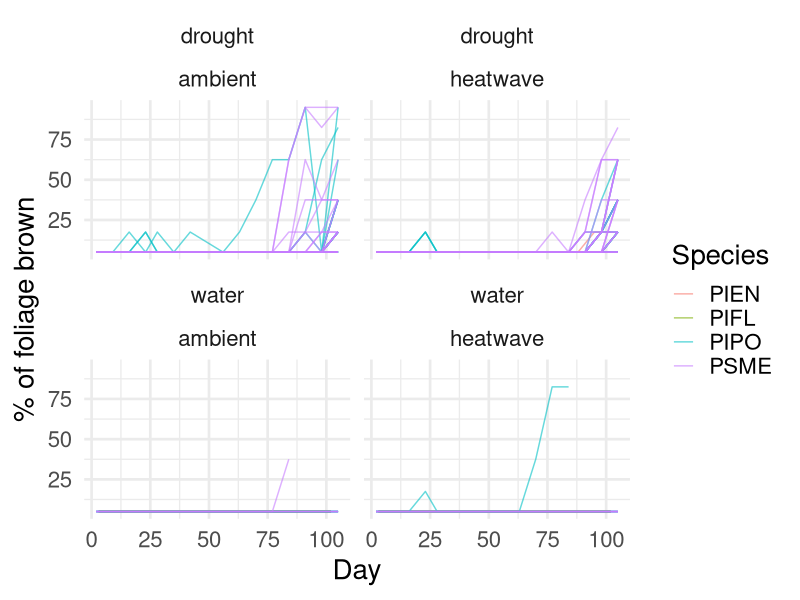
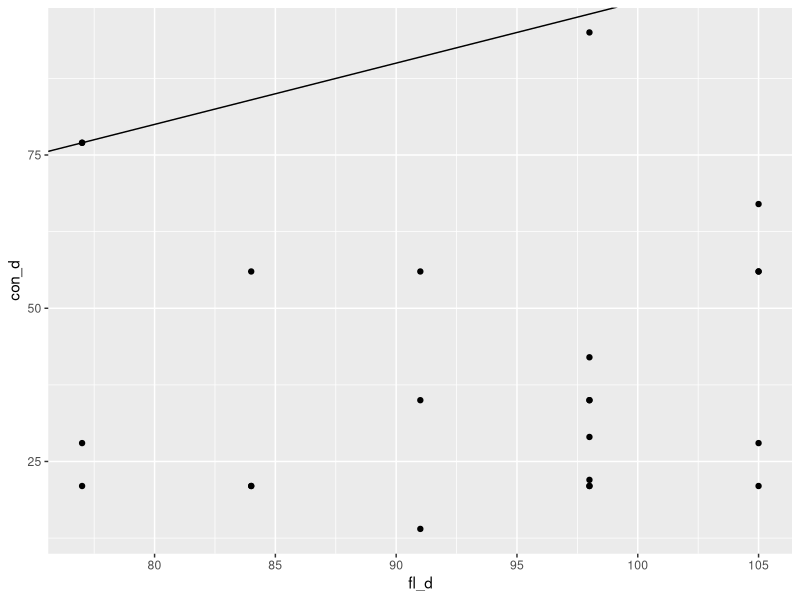
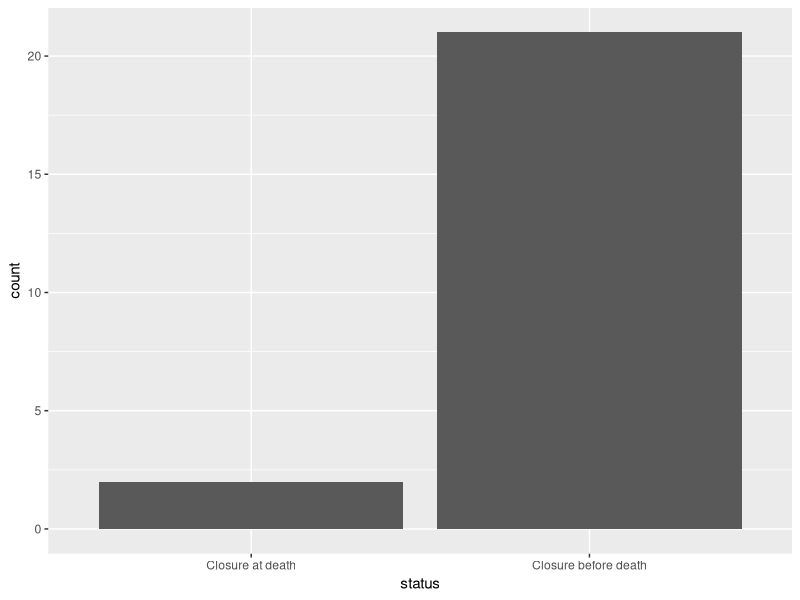
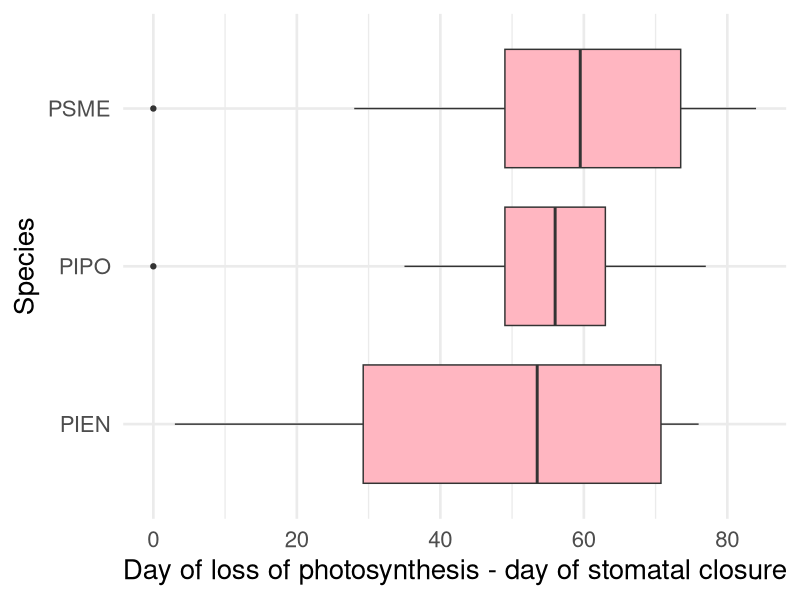
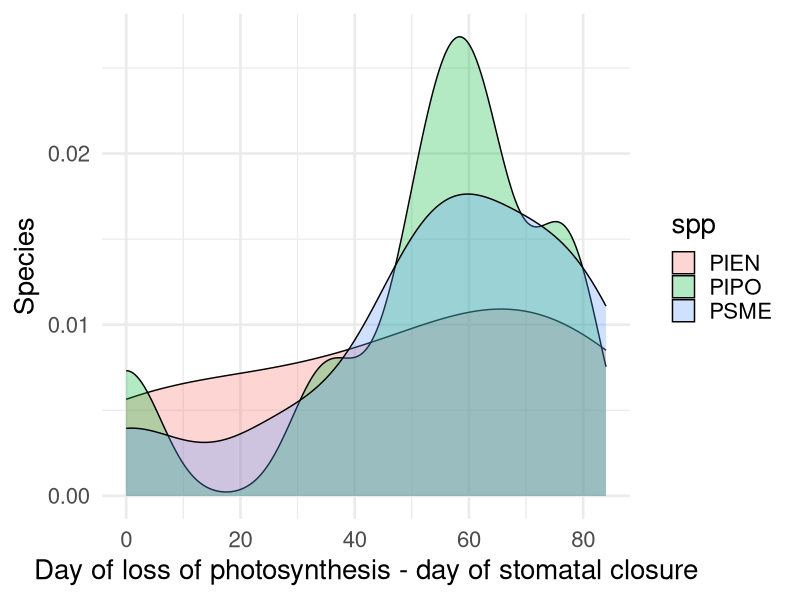
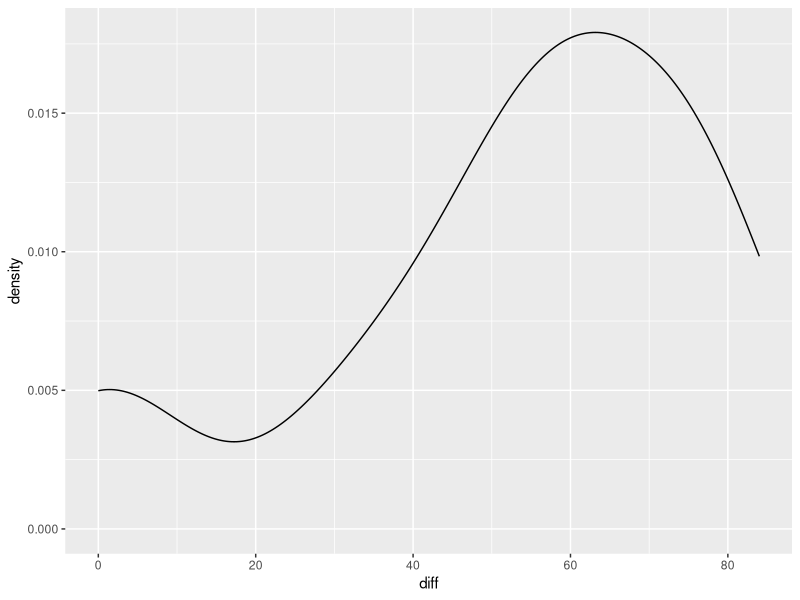
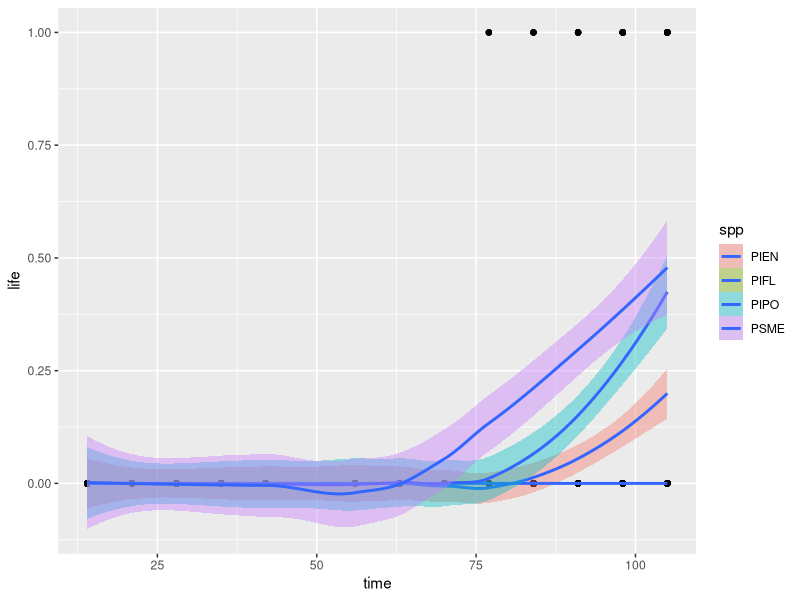
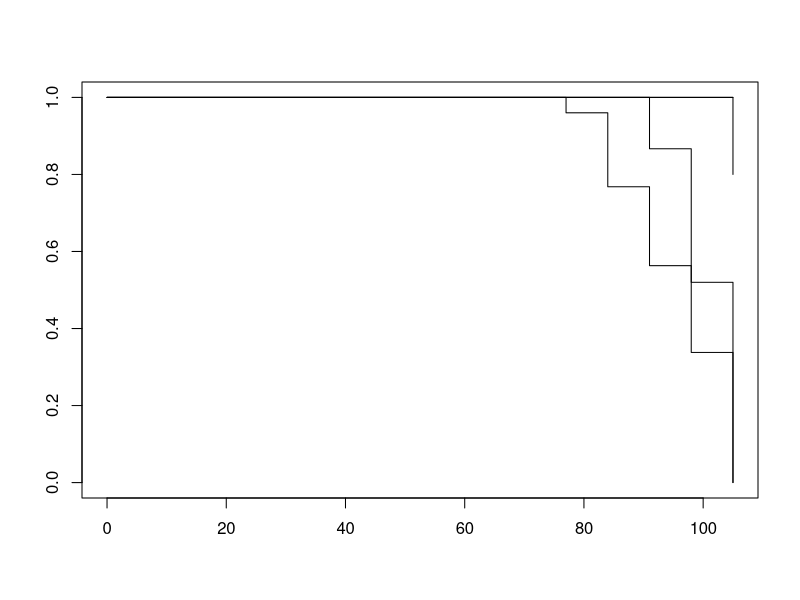

Write R code to recreate these figures, in order.
library(tidyverse)
# install.packages('survival')
library(survival)

start_exp <- yday(as.POSIXct("2025-07-21"))
fl <- read_csv("data/Experiment/Processed/Fluorescence.csv") %>% 
  mutate(date = date(date))
con <- read_csv("data/Experiment/Processed/Conductance.csv") %>% 
  mutate(date = date(date))
brown <- read_csv("data/Experiment/Processed/Ocular_Color.csv") %>% 
  mutate(date = date(date))


# ummm what is going on here bruh
ggplot(brown, aes(x = day, y = brown))+
  geom_line(aes(group = TreeID, color = spp), alpha = 0.6)+
  # geom_point(aes(color = spp))+
  # geom_smooth(aes(group = spp))+
  theme_minimal(base_size = 20)+
  facet_wrap(~water+temp)+
  labs(x = "Day", y = "% of foliage brown", color = "Species")

# Time of death from fl:

fl_death <- (filter(fl, Fv_Fm_dark < 0.1)) %>% 
  group_by(spp, TreeID) %>%
  summarise(tod = min(day))

st_closure <- (filter(con, con < 90)) %>% 
  group_by(spp, TreeID) %>%
  summarise(tod = min(day))
  
fl_con <- inner_join(fl_death, st_closure, join_by(TreeID, spp)) %>% 
  group_by(spp, TreeID) %>% 
  transmute(fl_d = tod.x, con_d = tod.y) %>% 
  mutate(diff = fl_d - con_d) %>% 
  mutate(status = case_when(diff < 0 ~ "Closure after death", 
                            diff == 0 ~ "Closure at death",
                            diff > 0 ~ "Closure before death"))

ggplot(fl_con, aes(x = fl_d, y = con_d))+
  geom_point()+
  geom_abline(slope = 1, intercept = 0)

ggplot(fl_con, aes(x = status))+
  geom_histogram(stat = "count")

ggplot(fl_con, aes(y = spp, x = diff))+
  geom_boxplot(fill = "lightpink")+
  theme_minimal(base_size = 20)+
  labs(y = "Species", x = "Day of loss of photosynthesis - day of stomatal closure")

ggplot(fl_con, aes(x = diff))+
  geom_density(aes(fill = spp), alpha = 0.3)+
  theme_minimal(base_size = 20)+
  labs(y = "Species", x = "Day of loss of photosynthesis - day of stomatal closure")

TukeyHSD(aov(diff ~ spp, fl_con))

ggplot(fl_con, aes(x = diff))+
  geom_density()





# let's create a T/F or 1/0 dataframe for each date and tree if 
# its dead based on certain criteria

dead_trees <- (filter(fl, Fv_Fm_dark < 0.1)) %>% 
  group_by(TreeID) %>%
  unique() %>% 
  mutate(life = 1) %>% 
  select(TreeID, spp, date, life, temp, water)

alive_trees <- (filter(fl, Fv_Fm_dark >= 0.1)) %>% 
  group_by(TreeID) %>%
  unique() %>% 
  mutate(life = 0) %>% 
  select(TreeID, spp, date, life, temp, water)

tree_fl <- rbind(dead_trees, alive_trees) %>% 
  mutate(time = yday(date)-202)

ggplot(tree_fl, aes(x = time, y = life))+
  geom_point()+
  geom_smooth(aes(fill = spp))

library(ggfortify)
# from Allie's code:
km <- with(tree_fl, Surv(time, life))
km_fit <- survfit(Surv(time, life) ~ spp, data=filter(tree_fl, water == "drought" & temp == "ambient"))
plot(km_fit)
autoplot(km_fit)+
  theme_minimal(base_size = 20)+
  labs(x = "Day", y = "% Survival")

km_fit1 <- survfit(Surv(time, life) ~ spp, data=filter(tree_fl, water == "water" & temp == "ambient"))
plot(km_fit1)
autoplot(km_fit1)+
  theme_minimal(base_size = 20)+
  labs(x = "Day", y = "% Survival")+
  ylim(c(0, 1))

km_hw <- survfit(Surv(time, life) ~ spp, data=filter(tree_fl, water == "drought" & temp == "heatwave"))
plot(km_hw)
autoplot(km_hw)+
  theme_minimal(base_size = 20)+
  labs(x = "Day", y = "% Survival")
